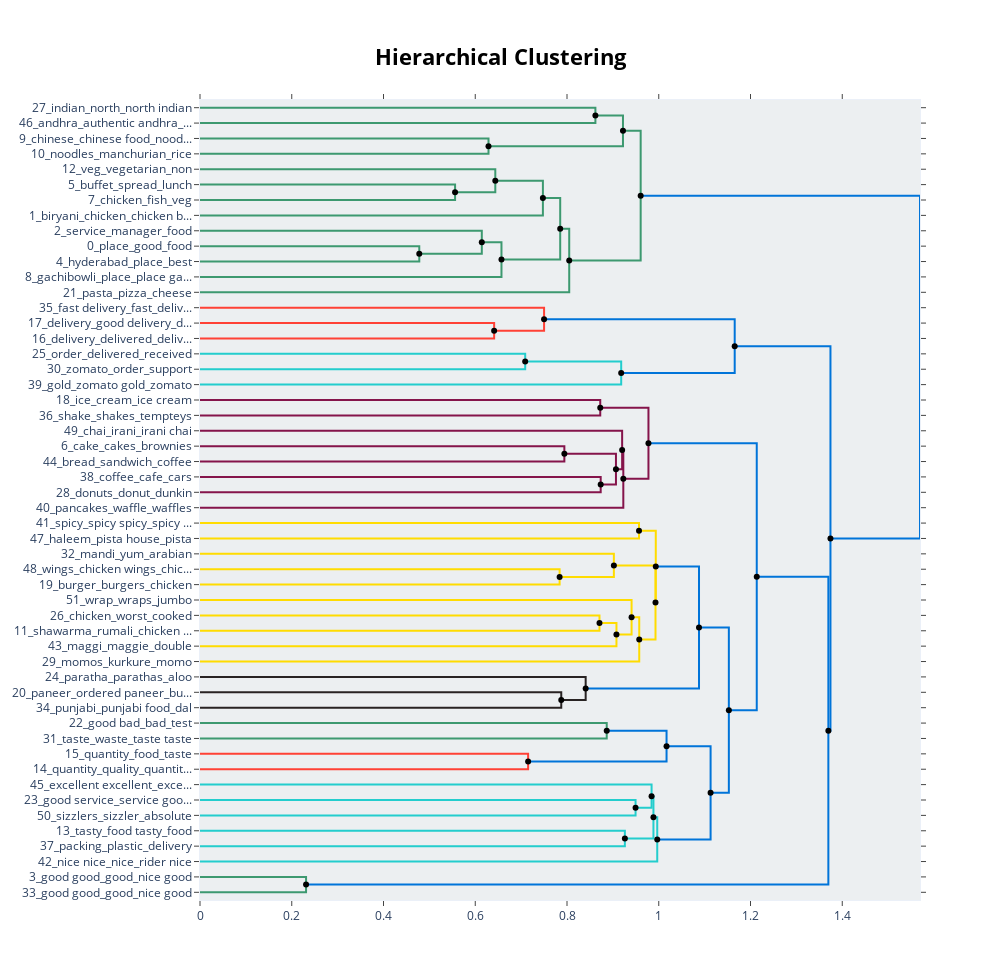

Notebook code cell kept with this figure:
### Code cell
model_base.visualize_hierarchy(hierarchical_topics=hierarchical_topics)

### Figure 1 — Plotly figure (JSON) as saved in the notebook; plotly's stock layout.template omitted (floating-point values rounded to 4 significant figures)
{"data": [{"hoverinfo": "text", "marker": {"color": "rgb(61,153,112)"}, "mode": "lines", "text": ["indian_north_north indian_indian food_south", "", "", "andhra_authentic andhra_kodi_authentic_pulav"], "type": "scatter", "x": [0, 0.8619, 0.8619, 0], "xaxis": "x", "y": [-5, -5, -15, -15], "yaxis": "y"}, {"hoverinfo": "text", "marker": {"color": "rgb(61,153,112)"}, "mode": "lines", "text": ["chinese_chinese food_noodles_fried_food", "", "", "noodles_manchurian_rice_ordered_fried"], "type": "scatter", "x": [0, 0.6289, 0.6289, 0], "xaxis": "x", "y": [-25, -25, -35, -35], "yaxis": "y"}, {"hoverinfo": "text", "marker": {"color": "rgb(61,153,112)"}, "mode": "lines", "text": ["indian_north_north indian_indian food_andhra", "", "", "chinese_noodles_rice_fried_fried rice"], "type": "scatter", "x": [0.8619, 0.922, 0.922, 0.6289], "xaxis": "x", "y": [-10, -10, -30, -30], "yaxis": "y"}, {"hoverinfo": "text", "marker": {"color": "rgb(61,153,112)"}, "mode": "lines", "text": ["buffet_spread_lunch_starters_good", "", "", "chicken_fish_veg_taste_paneer"], "type": "scatter", "x": [0, 0.556, 0.556, 0], "xaxis": "x", "y": [-55, -55, -65, -65], "yaxis": "y"}, {"hoverinfo": "text", "marker": {"color": "rgb(61,153,112)"}, "mode": "lines", "text": ["veg_vegetarian_non_non veg_vegetarians", "", "", "buffet_chicken_veg_starters_good"], "type": "scatter", "x": [0, 0.6437, 0.6437, 0.556], "xaxis": "x", "y": [-45, -45, -60, -60], "yaxis": "y"}, {"hoverinfo": "text", "marker": {"color": "rgb(61,153,112)"}, "mode": "lines", "text": ["buffet_veg_chicken_good_starters", "", "", "biryani_chicken_chicken biryani_taste_biriyani"], "type": "scatter", "x": [0.6437, 0.7475, 0.7475, 0], "xaxis": "x", "y": [-52.5, -52.5, -75, -75], "yaxis": "y"}, {"hoverinfo": "text", "marker": {"color": "rgb(61,153,112)"}, "mode": "lines", "text": ["place_good_food_ambience_service", "", "", "hyderabad_place_best_food_visit"], "type": "scatter", "x": [0, 0.478, 0.478, 0], "xaxis": "x", "y": [-95, -95, -105, -105], "yaxis": "y"}, {"hoverinfo": "text", "marker": {"color": "rgb(61,153,112)"}, "mode": "lines", "text": ["service_manager_food_asked_staff", "", "", "place_good_food_ambience_service"], "type": "scatter", "x": [0, 0.6143, 0.6143, 0.478], "xaxis": "x", "y": [-85, -85, -100, -100], "yaxis": "y"}, {"hoverinfo": "text", "marker": {"color": "rgb(61,153,112)"}, "mode": "lines", "text": ["place_food_service_good_ambience", "", "", "gachibowli_place_place gachibowli_food_good"], "type": "scatter", "x": [0.6143, 0.6572, 0.6572, 0], "xaxis": "x", "y": [-92.5, -92.5, -115, -115], "yaxis": "y"}, {"hoverinfo": "text", "marker": {"color": "rgb(61,153,112)"}, "mode": "lines", "text": ["biryani_chicken_buffet_good_veg", "", "", "place_food_service_good_ambience"], "type": "scatter", "x": [0.7475, 0.7852, 0.7852, 0.6572], "xaxis": "x", "y": [-63.75, -63.75, -103.8, -103.8], "yaxis": "y"}, {"hoverinfo": "text", "marker": {"color": "rgb(61,153,112)"}, "mode": "lines", "text": ["place_good_food_service_biryani", "", "", "pasta_pizza_cheese_ravioli_italian"], "type": "scatter", "x": [0.7852, 0.8048, 0.8048, 0], "xaxis": "x", "y": [-83.75, -83.75, -125, -125], "yaxis": "y"}, {"hoverinfo": "text", "marker": {"color": "rgb(61,153,112)"}, "mode": "lines", "text": ["chinese_noodles_rice_fried_food", "", "", "place_good_food_service_biryani"], "type": "scatter", "x": [0.922, 0.9606, 0.9606, 0.8048], "xaxis": "x", "y": [-20, -20, -104.4, -104.4], "yaxis": "y"}, {"hoverinfo": "text", "marker": {"color": "rgb(255,65,54)"}, "mode": "lines", "text": ["delivery_good delivery_delivery good_boy_delivery boy", "", "", "delivery_delivered_delivered time_time_time delivery"], "type": "scatter", "x": [0, 0.6412, 0.6412, 0], "xaxis": "x", "y": [-145, -145, -155, -155], "yaxis": "y"}, {"hoverinfo": "text", "marker": {"color": "rgb(255,65,54)"}, "mode": "lines", "text": ["fast delivery_fast_delivery_delivery fast_super fast", "", "", "delivery_good delivery_delivered_time_time delivery"], "type": "scatter", "x": [0, 0.75, 0.75, 0.6412], "xaxis": "x", "y": [-135, -135, -150, -150], "yaxis": "y"}, {"hoverinfo": "text", "marker": {"color": "rgb(35,205,205)"}, "mode": "lines", "text": ["order_delivered_received_order delivered_wrong", "", "", "zomato_order_support_restaurant_delivery"], "type": "scatter", "x": [0, 0.7089, 0.7089, 0], "xaxis": "x", "y": [-165, -165, -175, -175], "yaxis": "y"}, {"hoverinfo": "text", "marker": {"color": "rgb(35,205,205)"}, "mode": "lines", "text": ["order_zomato_delivered_received_delivery", "", "", "gold_zomato gold_zomato_gold membership_membership"], "type": "scatter", "x": [0.7089, 0.9181, 0.9181, 0], "xaxis": "x", "y": [-170, -170, -185, -185], "yaxis": "y"}, {"hoverinfo": "text", "marker": {"color": "rgb(0,116,217)"}, "mode": "lines", "text": ["delivery_good delivery_fast delivery_fast_time", "", "", "zomato_order_gold_zomato gold_restaurant"], "type": "scatter", "x": [0.75, 1.166, 1.166, 0.9181], "xaxis": "x", "y": [-142.5, -142.5, -177.5, -177.5], "yaxis": "y"}, {"hoverinfo": "text", "marker": {"color": "rgb(133,20,75)"}, "mode": "lines", "text": ["ice_cream_ice cream_ice creams_creams", "", "", "shake_shakes_tempteys_brownie_caramel"], "type": "scatter", "x": [0, 0.8725, 0.8725, 0], "xaxis": "x", "y": [-195, -195, -205, -205], "yaxis": "y"}, {"hoverinfo": "text", "marker": {"color": "rgb(133,20,75)"}, "mode": "lines", "text": ["cake_cakes_brownies_cupcakes_chocolate", "", "", "bread_sandwich_coffee_cheese_cream cheese"], "type": "scatter", "x": [0, 0.7943, 0.7943, 0], "xaxis": "x", "y": [-225, -225, -235, -235], "yaxis": "y"}, {"hoverinfo": "text", "marker": {"color": "rgb(133,20,75)"}, "mode": "lines", "text": ["coffee_cafe_cars_bikes_bike", "", "", "donuts_donut_dunkin_chocolate_coffee"], "type": "scatter", "x": [0, 0.8734, 0.8734, 0], "xaxis": "x", "y": [-245, -245, -255, -255], "yaxis": "y"}, {"hoverinfo": "text", "marker": {"color": "rgb(133,20,75)"}, "mode": "lines", "text": ["cake_cakes_brownies_chocolate_cupcakes", "", "", "donuts_coffee_cafe_donut_cars"], "type": "scatter", "x": [0.7943, 0.9067, 0.9067, 0.8734], "xaxis": "x", "y": [-230, -230, -250, -250], "yaxis": "y"}, {"hoverinfo": "text", "marker": {"color": "rgb(133,20,75)"}, "mode": "lines", "text": ["chai_irani_irani chai_karachi_cafe", "", "", "cake_chocolate_donuts_coffee_cakes"], "type": "scatter", "x": [0, 0.9202, 0.9202, 0.9067], "xaxis": "x", "y": [-215, -215, -240, -240], "yaxis": "y"}, {"hoverinfo": "text", "marker": {"color": "rgb(133,20,75)"}, "mode": "lines", "text": ["cake_chocolate_coffee_donuts_cakes", "", "", "pancakes_waffle_waffles_tea_eggs"], "type": "scatter", "x": [0.9202, 0.9228, 0.9228, 0], "xaxis": "x", "y": [-227.5, -227.5, -265, -265], "yaxis": "y"}, {"hoverinfo": "text", "marker": {"color": "rgb(133,20,75)"}, "mode": "lines", "text": ["ice_cream_ice cream_shake_shakes", "", "", "cake_chocolate_coffee_donuts_cakes"], "type": "scatter", "x": [0.8725, 0.9776, 0.9776, 0.9228], "xaxis": "x", "y": [-200, -200, -246.2, -246.2], "yaxis": "y"}, {"hoverinfo": "text", "marker": {"color": "rgb(255,220,0)"}, "mode": "lines", "text": ["spicy_spicy spicy_spicy food_spicy good_taste spicy", "", "", "haleem_pista house_pista_haleem good_house"], "type": "scatter", "x": [0, 0.957, 0.957, 0], "xaxis": "x", "y": [-275, -275, -285, -285], "yaxis": "y"}, {"hoverinfo": "text", "marker": {"color": "rgb(255,220,0)"}, "mode": "lines", "text": ["wings_chicken wings_chicken_wild_sauces", "", "", "burger_burgers_chicken_galaxy_milky way"], "type": "scatter", "x": [0, 0.7839, 0.7839, 0], "xaxis": "x", "y": [-305, -305, -315, -315], "yaxis": "y"}, {"hoverinfo": "text", "marker": {"color": "rgb(255,220,0)"}, "mode": "lines", "text": ["mandi_yum_arabian_chicken_yum yum", "", "", "burger_wings_chicken_burgers_chicken wings"], "type": "scatter", "x": [0, 0.9022, 0.9022, 0.7839], "xaxis": "x", "y": [-295, -295, -310, -310], "yaxis": "y"}, {"hoverinfo": "text", "marker": {"color": "rgb(255,220,0)"}, "mode": "lines", "text": ["chicken_worst_cooked_bad_raw", "", "", "shawarma_rumali_chicken shawarma_chicken_shah"], "type": "scatter", "x": [0, 0.8708, 0.8708, 0], "xaxis": "x", "y": [-335, -335, -345, -345], "yaxis": "y"}, {"hoverinfo": "text", "marker": {"color": "rgb(255,220,0)"}, "mode": "lines", "text": ["shawarma_chicken_rumali_chicken shawarma_shah", "", "", "maggi_maggie_double_fried maggi_double egg"], "type": "scatter", "x": [0.8708, 0.9078, 0.9078, 0], "xaxis": "x", "y": [-340, -340, -355, -355], "yaxis": "y"}, {"hoverinfo": "text", "marker": {"color": "rgb(255,220,0)"}, "mode": "lines", "text": ["wrap_wraps_jumbo_chicken wrap_cheese", "", "", "shawarma_maggi_chicken_chicken shawarma_rumali"], "type": "scatter", "x": [0, 0.9408, 0.9408, 0.9078], "xaxis": "x", "y": [-325, -325, -347.5, -347.5], "yaxis": "y"}, {"hoverinfo": "text", "marker": {"color": "rgb(255,220,0)"}, "mode": "lines", "text": ["shawarma_maggi_wrap_chicken_wraps", "", "", "momos_kurkure_momo_steamed_kurkure momos"], "type": "scatter", "x": [0.9408, 0.9575, 0.9575, 0], "xaxis": "x", "y": [-336.2, -336.2, -365, -365], "yaxis": "y"}, {"hoverinfo": "text", "marker": {"color": "rgb(255,220,0)"}, "mode": "lines", "text": ["burger_mandi_wings_chicken_burgers", "", "", "shawarma_momos_chicken_maggi_wrap"], "type": "scatter", "x": [0.9022, 0.9929, 0.9929, 0.9575], "xaxis": "x", "y": [-302.5, -302.5, -350.6, -350.6], "yaxis": "y"}, {"hoverinfo": "text", "marker": {"color": "rgb(255,220,0)"}, "mode": "lines", "text": ["haleem_spicy_spicy spicy_pista house_pista", "", "", "chicken_shawarma_burger_momos_mandi"], "type": "scatter", "x": [0.957, 0.9935, 0.9935, 0.9929], "xaxis": "x", "y": [-280, -280, -326.6, -326.6], "yaxis": "y"}, {"hoverinfo": "text", "marker": {"color": "rgb(40,35,35)"}, "mode": "lines", "text": ["paneer_ordered paneer_butter_masala_ordered", "", "", "punjabi_punjabi food_dal_food_lassi"], "type": "scatter", "x": [0, 0.7875, 0.7875, 0], "xaxis": "x", "y": [-385, -385, -395, -395], "yaxis": "y"}, {"hoverinfo": "text", "marker": {"color": "rgb(40,35,35)"}, "mode": "lines", "text": ["paratha_parathas_aloo_parantha_chutney", "", "", "paneer_punjabi_punjabi food_dal_ordered paneer"], "type": "scatter", "x": [0, 0.8407, 0.8407, 0.7875], "xaxis": "x", "y": [-375, -375, -390, -390], "yaxis": "y"}, {"hoverinfo": "text", "marker": {"color": "rgb(0,116,217)"}, "mode": "lines", "text": ["chicken_shawarma_burger_momos_mandi", "", "", "paneer_punjabi_paratha_parathas_punjabi food"], "type": "scatter", "x": [0.9935, 1.088, 1.088, 0.8407], "xaxis": "x", "y": [-303.3, -303.3, -382.5, -382.5], "yaxis": "y"}, {"hoverinfo": "text", "marker": {"color": "rgb(61,153,112)"}, "mode": "lines", "text": ["good bad_bad_test_test good_good test", "", "", "taste_waste_taste taste_waste taste_taste good"], "type": "scatter", "x": [0, 0.8866, 0.8866, 0], "xaxis": "x", "y": [-405, -405, -415, -415], "yaxis": "y"}, {"hoverinfo": "text", "marker": {"color": "rgb(255,65,54)"}, "mode": "lines", "text": ["quantity_food_taste_quality_price", "", "", "quantity_quality_quantity quantity_low_quantity sucks"], "type": "scatter", "x": [0, 0.7153, 0.7153, 0], "xaxis": "x", "y": [-425, -425, -435, -435], "yaxis": "y"}, {"hoverinfo": "text", "marker": {"color": "rgb(0,116,217)"}, "mode": "lines", "text": ["taste_bad_good bad_waste_taste taste", "", "", "quantity_quality_food_price_taste"], "type": "scatter", "x": [0.8866, 1.017, 1.017, 0.7153], "xaxis": "x", "y": [-410, -410, -430, -430], "yaxis": "y"}, {"hoverinfo": "text", "marker": {"color": "rgb(35,205,205)"}, "mode": "lines", "text": ["good service_service good_service_superb_service superb", "", "", "sizzlers_sizzler_absolute_absolute sizzlers_sizzlers absolutely"], "type": "scatter", "x": [0, 0.9495, 0.9495, 0], "xaxis": "x", "y": [-455, -455, -465, -465], "yaxis": "y"}, {"hoverinfo": "text", "marker": {"color": "rgb(35,205,205)"}, "mode": "lines", "text": ["excellent excellent_excellent_excellent awsome_great excellent_awsome excellent", "", "", "sizzlers_good service_sizzler_absolute_service"], "type": "scatter", "x": [0, 0.9844, 0.9844, 0.9495], "xaxis": "x", "y": [-445, -445, -460, -460], "yaxis": "y"}, {"hoverinfo": "text", "marker": {"color": "rgb(35,205,205)"}, "mode": "lines", "text": ["tasty_food tasty_food_good food_awesome food", "", "", "packing_plastic_delivery_tissues_packaging"], "type": "scatter", "x": [0, 0.9261, 0.9261, 0], "xaxis": "x", "y": [-475, -475, -485, -485], "yaxis": "y"}, {"hoverinfo": "text", "marker": {"color": "rgb(35,205,205)"}, "mode": "lines", "text": ["sizzlers_good service_excellent excellent_sizzler_absolute", "", "", "tasty_food_packing_food tasty_good food"], "type": "scatter", "x": [0.9844, 0.9884, 0.9884, 0.9261], "xaxis": "x", "y": [-452.5, -452.5, -480, -480], "yaxis": "y"}, {"hoverinfo": "text", "marker": {"color": "rgb(35,205,205)"}, "mode": "lines", "text": ["sizzlers_good service_excellent_excellent excellent_sizzler", "", "", "nice nice_nice_rider nice_nice rider_rider"], "type": "scatter", "x": [0.9884, 0.9967, 0.9967, 0], "xaxis": "x", "y": [-466.2, -466.2, -495, -495], "yaxis": "y"}, {"hoverinfo": "text", "marker": {"color": "rgb(0,116,217)"}, "mode": "lines", "text": ["quantity_taste_bad_quality_good", "", "", "sizzlers_nice nice_nice_good service_excellent"], "type": "scatter", "x": [1.017, 1.113, 1.113, 0.9967], "xaxis": "x", "y": [-420, -420, -480.6, -480.6], "yaxis": "y"}, {"hoverinfo": "text", "marker": {"color": "rgb(0,116,217)"}, "mode": "lines", "text": ["chicken_shawarma_burger_momos_mandi", "", "", "quantity_sizzlers_nice nice_good_food"], "type": "scatter", "x": [1.088, 1.153, 1.153, 1.113], "xaxis": "x", "y": [-342.9, -342.9, -450.3, -450.3], "yaxis": "y"}, {"hoverinfo": "text", "marker": {"color": "rgb(0,116,217)"}, "mode": "lines", "text": ["cake_cream_chocolate_ice_coffee", "", "", "chicken_shawarma_burger_momos_mandi"], "type": "scatter", "x": [0.9776, 1.214, 1.214, 1.153], "xaxis": "x", "y": [-223.1, -223.1, -396.6, -396.6], "yaxis": "y"}, {"hoverinfo": "text", "marker": {"color": "rgb(61,153,112)"}, "mode": "lines", "text": ["good good_good_nice good_good nice_good bhehave", "", "", "good good_good_nice good_good boy_good nice"], "type": "scatter", "x": [0, 0.2312, 0.2312, 0], "xaxis": "x", "y": [-505, -505, -515, -515], "yaxis": "y"}, {"hoverinfo": "text", "marker": {"color": "rgb(0,116,217)"}, "mode": "lines", "text": ["chicken_taste_shawarma_good_ordered", "", "", "good good_good_nice good_good nice_good boy"], "type": "scatter", "x": [1.214, 1.37, 1.37, 0.2312], "xaxis": "x", "y": [-309.9, -309.9, -510, -510], "yaxis": "y"}, {"hoverinfo": "text", "marker": {"color": "rgb(0,116,217)"}, "mode": "lines", "text": ["delivery_zomato_order_gold_delivered", "", "", "good good_good_chicken_taste_shawarma"], "type": "scatter", "x": [1.166, 1.374, 1.374, 1.37], "xaxis": "x", "y": [-160, -160, -409.9, -409.9], "yaxis": "y"}, {"hoverinfo": "text", "marker": {"color": "rgb(0,116,217)"}, "mode": "lines", "text": ["place_food_good_service_biryani", "", "", "good good_good_delivery_chicken_ordered"], "type": "scatter", "x": [0.9606, 1.569, 1.569, 1.374], "xaxis": "x", "y": [-62.19, -62.19, -285.0, -285.0], "yaxis": "y"}, {"hoverinfo": "text", "hovertext": ["indian_north_north indian_indian food_andhra", "buffet_veg_chicken_good_starters", "place_food_service_good_ambience", "biryani_chicken_buffet_good_veg", "place_good_food_service_biryani", "chinese_noodles_rice_fried_food", "order_zomato_delivered_received_delivery", "delivery_good delivery_fast delivery_fast_time", "cake_cakes_brownies_chocolate_cupcakes", "cake_chocolate_coffee_donuts_cakes", "ice_cream_ice cream_shake_shakes", "shawarma_chicken_rumali_chicken shawarma_shah", "shawarma_maggi_wrap_chicken_wraps", "burger_mandi_wings_chicken_burgers", "haleem_spicy_spicy spicy_pista house_pista", "chicken_shawarma_burger_momos_mandi", "taste_bad_good bad_waste_taste taste", "sizzlers_good service_excellent excellent_sizzler_absolute", "sizzlers_good service_excellent_excellent excellent_sizzler", "quantity_taste_bad_quality_good", "chicken_shawarma_burger_momos_mandi", "cake_cream_chocolate_ice_coffee", "chicken_taste_shawarma_good_ordered", "delivery_zomato_order_gold_delivered", "place_food_good_service_biryani"], "marker": {"color": "black"}, "mode": "markers", "showlegend": false, "type": "scatter", "x": [0.8619, 0.6437, 0.6143, 0.7475, 0.7852, 0.922, 0.7089, 0.75, 0.7943, 0.9202, 0.8725, 0.8708, 0.9408, 0.9022, 0.957, 0.9935, 0.8866, 0.9844, 0.9884, 1.017, 1.088, 0.9776, 1.214, 1.166, 0.9606], "y": [-10, -52.5, -92.5, -63.75, -83.75, -20, -170, -142.5, -230, -227.5, -200, -340, -336.2, -302.5, -280, -303.3, -410, -452.5, -466.2, -420, -342.9, -223.1, -309.9, -160, -62.19]}, {"hoverinfo": "text", "hovertext": ["chinese_noodles_rice_fried_fried rice", "buffet_chicken_veg_starters_good", "place_good_food_ambience_service", "place_food_service_good_ambience", "place_good_food_service_biryani", "delivery_good delivery_delivered_time_time delivery", "zomato_order_gold_zomato gold_restaurant", "donuts_coffee_cafe_donut_cars", "cake_chocolate_donuts_coffee_cakes", "cake_chocolate_coffee_donuts_cakes", "burger_wings_chicken_burgers_chicken wings", "shawarma_maggi_chicken_chicken shawarma_rumali", "shawarma_momos_chicken_maggi_wrap", "chicken_shawarma_burger_momos_mandi", "paneer_punjabi_punjabi food_dal_ordered paneer", "paneer_punjabi_paratha_parathas_punjabi food", "quantity_quality_food_price_taste", "sizzlers_good service_sizzler_absolute_service", "tasty_food_packing_food tasty_good food", "sizzlers_nice nice_nice_good service_excellent", "quantity_sizzlers_nice nice_good_food", "chicken_shawarma_burger_momos_mandi", "good good_good_nice good_good nice_good boy", "good good_good_chicken_taste_shawarma", "good good_good_delivery_chicken_ordered"], "marker": {"color": "black"}, "mode": "markers", "showlegend": false, "type": "scatter", "x": [0.6289, 0.556, 0.478, 0.6572, 0.8048, 0.6412, 0.9181, 0.8734, 0.9067, 0.9228, 0.7839, 0.9078, 0.9575, 0.9929, 0.7875, 0.8407, 0.7153, 0.9495, 0.9261, 0.9967, 1.113, 1.153, 0.2312, 1.37, 1.374], "y": [-30, -60, -100, -103.8, -104.4, -150, -177.5, -250, -240, -246.2, -310, -347.5, -350.6, -326.6, -390, -382.5, -430, -460, -480, -480.6, -450.3, -396.6, -510, -409.9, -285.0]}], "layout": {"autosize": false, "height": 980, "hoverlabel": {"bgcolor": "white", "font": {"family": "Rockwell", "size": 16}}, "hovermode": "closest", "plot_bgcolor": "#ECEFF1", "showlegend": false, "title": {"font": {"color": "Black", "size": 22}, "text": "<b>Hierarchical Clustering</b>", "x": 0.5, "xanchor": "center", "yanchor": "top"}, "width": 1000, "xaxis": {"mirror": "allticks", "rangemode": "tozero", "showgrid": false, "showline": true, "showticklabels": true, "ticks": "outside", "type": "linear", "zeroline": false}, "yaxis": {"mirror": "allticks", "range": [-520, 0], "rangemode": "tozero", "showgrid": false, "showline": true, "showticklabels": true, "tickmode": "array", "ticks": "outside", "ticktext": ["27_indian_north_north indian", "46_andhra_authentic andhra_...", "9_chinese_chinese food_nood...", "10_noodles_manchurian_rice", "12_veg_vegetarian_non", "5_buffet_spread_lunch", "7_chicken_fish_veg", "1_biryani_chicken_chicken b...", "2_service_manager_food", "0_place_good_food", "4_hyderabad_place_best", "8_gachibowli_place_place ga...", "21_pasta_pizza_cheese", "35_fast delivery_fast_deliv...", "17_delivery_good delivery_d...", "16_delivery_delivered_deliv...", "25_order_delivered_received", "30_zomato_order_support", "39_gold_zomato gold_zomato", "18_ice_cream_ice cream", "36_shake_shakes_tempteys", "49_chai_irani_irani chai", "6_cake_cakes_brownies", "44_bread_sandwich_coffee", "38_coffee_cafe_cars", "28_donuts_donut_dunkin", "40_pancakes_waffle_waffles", "41_spicy_spicy spicy_spicy ...", "47_haleem_pista house_pista", "32_mandi_yum_arabian", "48_wings_chicken wings_chic...", "19_burger_burgers_chicken", "51_wrap_wraps_jumbo", "26_chicken_worst_cooked", "11_shawarma_rumali_chicken ...", "43_maggi_maggie_double", "29_momos_kurkure_momo", "24_paratha_parathas_aloo", "20_paneer_ordered paneer_bu...", "34_punjabi_punjabi food_dal", "22_good bad_bad_test", "31_taste_waste_taste taste", "15_quantity_food_taste", "14_quantity_quality_quantit...", "45_excellent excellent_exce...", "23_good service_service goo...", "50_sizzlers_sizzler_absolute", "13_tasty_food tasty_food", "37_packing_plastic_delivery", "42_nice nice_nice_rider nice", "3_good good_good_nice good", "33_good good_good_nice good"], "tickvals": [-5, -15, -25, -35, -45, -55, -65, -75, -85, -95, -105, -115, -125, -135, -145, -155, -165, -175, -185, -195, -205, -215, -225, -235, -245, -255, -265, -275, -285, -295, -305, -315, -325, -335, -345, -355, -365, -375, -385, -395, -405, -415, -425, -435, -445, -455, -465, -475, -485, -495, -505, -515], "type": "linear", "zeroline": false}}}
